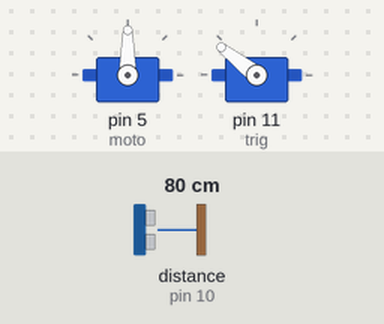
Recording of a sketch running on a simulated Arduino Uno, built with avr-gcc and run on an emulated ATmega328P. Shown: 2 × servo. Wiring (inferred from the names in the program): servo: signal pin 11. Inputs (shaded band) come from the test bench; at power-on: distance to the obstacle (sensor on pin 10) 80 cm. The echo pulse lasts 58.3 µs per cm; servo pulses on a pin are drawn as a servo (544–2400 µs = 0–180°).

Above: at 1.2 s.
1.3 s: distance to the obstacle (sensor on pin 10) set to 87 cm
2.8 s: distance to the obstacle (sensor on pin 10) set to 96 cm
At 2.95 s:
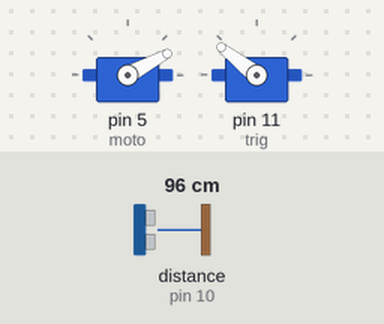
4.7 s: distance to the obstacle (sensor on pin 10) set to 2 cm
At 7.02 s:
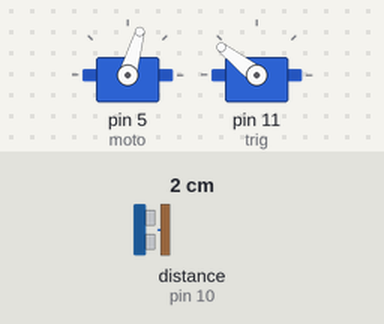
7.7 s: distance to the obstacle (sensor on pin 10) set to 35 cm
10.7 s: distance to the obstacle (sensor on pin 10) set to 120 cm
At 11.6 s:
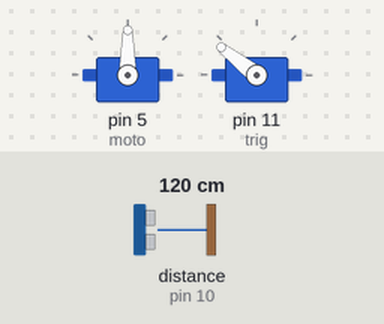
Timing chart, 0 to 13.5 s (numbered marks = the images above; inputs shaded):
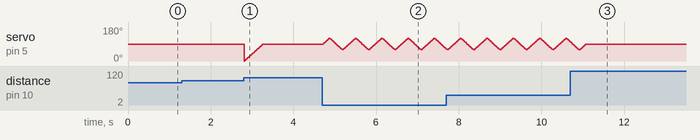

Measured:
- the behaviour switches between 90 and 91 cm on distance to the obstacle (sensor on pin 10) (found by bisection; images 0 and 1)
- after the input at 1.3 s, every drawn part: stays the same
- after the input at 10.7 s, servo on pin 5 (moto): goes on until 11.1 s, then stays 90°

The sketch:

sonarnlcd.ino
```cpp
 //My first attempt at making a simple robot.
 //A quick-to-make and simple robot that waves at you when you get close enough to it.
 //Sensor: Sonar Sensor. Actuator: Servo Motor
 //By: Sai Harshit B
 //email: sai.harshitbalaji.24@gmail.com
 //contact number: +91 8431003590
 //Date: 25/11/2022

 #include <Servo.h> //Robot arm uses a servo motor. I used the one which moves only between 0 and 180 degree positions.

//Global Variables:

Servo moto;  //moto is name of the servo motor. We can name it anything. It is a variable.
int pos = 0; //tracks position of the arm.

const int trig=11; //Initialize trigger pin. Trigger sends an ultrasound pulse.
const int echo=10; //Initialize echo pin. Echo detects reflected pulse.


//Functions:
//________________________________________________________________________________
void setup()
{
  // The pins are initialized as input/output. The pulse for the servo motor is sent through pin 5 which has pwm capacity.
  moto.attach(5);

  pinMode(trig, OUTPUT);
  pinMode(echo, INPUT);
}
//__________________________________________________________________________________
void wave()
//Decides on what way the arm should move to wave properly.
{
  moto.write(90);
  int i;
  if(pos==120) //The arm was at left end. Time to move right.
  {
    gotopose(60,120);
    return;
  }
  else if(pos==60)//The arm was at the right end. Time to move left.
  {
    gotopose(120,60);
    return;
  }
  else if (pos==90)  //The arm was resting. So it can move to left first.
  {gotopose(120,90);return;}
}
//_____________________________________________________________________
void gotopose(int pose,int curr)
//This smoothens out the motion of the arm.
{
  if(pose>curr) //to move left
  {
    for(int i=curr;i<=pose;i+=2)
    {
      moto.write(i);pos=i;delay(10);
    }
  }

  else if(pose<curr) //to move right
  {
    for(int i=curr;i>=pose;i-=2)
    {
      moto.write(i);pos=i;delay(10);
    }
  }
  else //Stay at same place.
  {return;}
}
//__________________________________________________________________________
void loop()
//runs on an infinite loop as long as the device has power and is turned ON.
//The block of code reads the data from sensor and acts on it.
{
  // A pulse is sent everytime the loop function iterates. The pulse lasts for 2 milliseconds.
  digitalWrite(trig, LOW);
  delay(2);
  digitalWrite(trig, HIGH);
  delay(2);
  digitalWrite(trig, LOW);

  //Distance calculated using the duration between pulse and echo, multiplying it with speed of sound.
  //We divide by 2 because pulse travels twice the distance between the source and object.
  float distance=(pulseIn(echo, HIGH))*0.017;

  //Action taken on distance calculated:
  if(distance<=90)
  {
    wave(); //start waving if object is detected
  }
  else
  {
    gotopose(90,pos);pos=90; //No object within range. So the arm has to go back to resting position.
  }

}
//End of code
//_________________________________________________________________________________________________________
```
